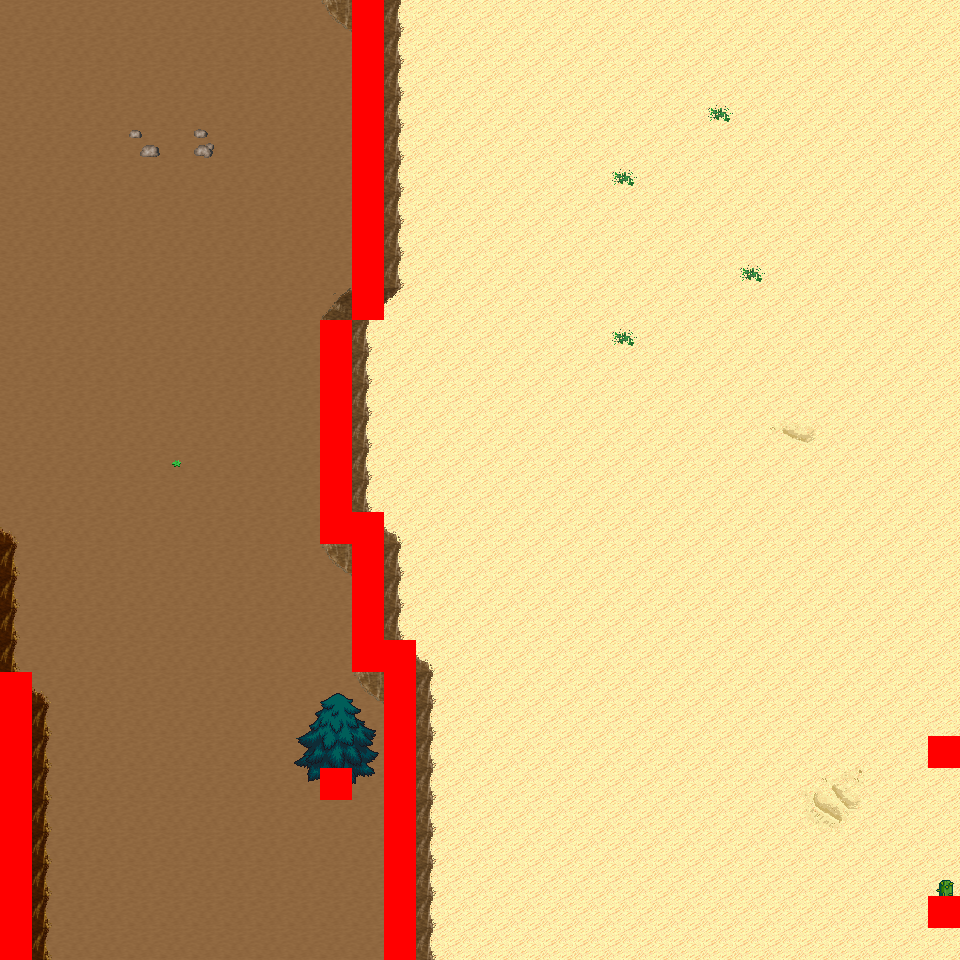

Rendered tile map (Tiled .tmx) drawn with the repository's tilesets; below, a short description and the map source with its tile grids summarised:
An orthogonal 30x30 tile map with 32x32 px tiles, 6 tile layers (Ground, Object, Object2, Above, ...), 12 tilesets and 8 objects (8x mapExit).

<map version="1.0" orientation="orthogonal" renderorder="right-down" width="30" height="30" tilewidth="32" tileheight="32" nextobjectid="9">
  <tileset firstgid="1" name="tileset_logic_collision" tilewidth="32" tileheight="32" tilecount="1" columns="1">
    <image source="../drawable/tileset_logic_collision.png" width="32" height="32" />
  </tileset>
  <tileset firstgid="2" name="tileset_ground_ground" tilewidth="32" tileheight="32" tilecount="33" columns="3">
    <image source="../drawable/tileset_ground_ground.png" width="96" height="352" />
  </tileset>
  <tileset firstgid="35" name="tileset_ground_ridge_earth_pale" tilewidth="32" tileheight="32" tilecount="96" columns="12">
    <image source="../drawable/tileset_ground_ridge_earth_pale.png" width="384" height="256" />
  </tileset>
  <tileset firstgid="131" name="tileset_ground_ridge_earth_dark" tilewidth="32" tileheight="32" tilecount="96" columns="12">
    <image source="../drawable/tileset_ground_ridge_earth_dark.png" width="384" height="256" />
  </tileset>
  <tileset firstgid="227" name="tileset_terrain_desert" tilewidth="32" tileheight="32" tilecount="88" columns="8">
    <image source="../drawable/tileset_terrain_desert.png" width="256" height="352" />
  </tileset>
  <tileset firstgid="315" name="tileset_plant_tree_tree_darkgreen" tilewidth="32" tileheight="32" tilecount="88" columns="8">
    <image source="../drawable/tileset_plant_tree_tree_darkgreen.png" width="256" height="352" />
  </tileset>
  <tileset firstgid="403" name="tileset_ground_rock_pebbles" tilewidth="32" tileheight="32" tilecount="3" columns="1">
    <image source="../drawable/tileset_ground_rock_pebbles.png" width="32" height="96" />
  </tileset>
  <tileset firstgid="406" name="tileset_ground_sand_2" tilewidth="32" tileheight="32" tilecount="15" columns="5">
    <image source="../drawable/tileset_ground_sand_2.png" width="160" height="96" />
  </tileset>
  <tileset firstgid="421" name="tileset_plant_cactus_2" tilewidth="32" tileheight="32" tilecount="10" columns="5">
    <image source="../drawable/tileset_plant_cactus_2.png" width="160" height="64" />
  </tileset>
  <tileset firstgid="431" name="tileset_plant_cactus" tilewidth="32" tileheight="32" tilecount="2" columns="1">
    <image source="../drawable/tileset_plant_cactus.png" width="32" height="64" />
  </tileset>
  <tileset firstgid="433" name="tileset_plant_star_shaped_plants" tilewidth="32" tileheight="32" tilecount="6" columns="2">
    <image source="../drawable/tileset_plant_star_shaped_plants.png" width="64" height="96" />
  </tileset>
  <tileset firstgid="439" name="tileset_plant_tree_evergreen" tilewidth="32" tileheight="32" tilecount="36" columns="3">
    <image source="../drawable/tileset_plant_tree_evergreen.png" width="96" height="384" />
  </tileset>
  <layer name="Ground" width="30" height="30">
    <data>[900 cells, 900 non-empty, 11 distinct tile ids]</data>
  </layer>
  <layer name="Object" width="30" height="30">
    <data>[900 cells, 94 non-empty, 20 distinct tile ids]</data>
  </layer>
  <layer name="Object2" width="30" height="30">
    <data>[900 cells, 0 non-empty, 0 distinct tile ids]</data>
  </layer>
  <layer name="Above" width="30" height="30">
    <data>[900 cells, 11 non-empty, 11 distinct tile ids]</data>
  </layer>
  <layer name="Above2" width="30" height="30">
    <data>[900 cells, 0 non-empty, 0 distinct tile ids]</data>
  </layer>
  <layer name="Walkable" width="30" height="30">
    <data>[900 cells, 44 non-empty, 1 distinct tile ids]</data>
  </layer>
  <objectgroup name="MapEvents">
    <object id="1" name="north" type="mapExit" x="0" y="0" width="352" height="32">
      <properties>
        <property name="map" value="level_0_x2_y95" />
        <property name="x" value="0" />
        <property name="y" value="28" />
      </properties>
    </object>
    <object id="2" name="north2" type="mapExit" x="384" y="0" width="576" height="32">
      <properties>
        <property name="map" value="level_0_x2_y95" />
        <property name="x" value="12" />
        <property name="y" value="28" />
      </properties>
    </object>
    <object id="3" name="south" type="mapExit" x="32" y="928" width="352" height="32">
      <properties>
        <property name="map" value="level_0_x2_y97" />
        <property name="x" value="1" />
        <property name="y" value="1" />
      </properties>
    </object>
    <object id="4" name="south2" type="mapExit" x="416" y="928" width="544" height="32">
      <properties>
        <property name="map" value="level_0_x2_y97" />
        <property name="x" value="13" />
        <property name="y" value="1" />
      </properties>
    </object>
    <object id="5" name="west" type="mapExit" x="0" y="0" width="32" height="672">
      <properties>
        <property name="map" value="level_0_x1_y96" />
        <property name="x" value="28" />
        <property name="y" value="0" />
      </properties>
    </object>
    <object id="6" name="east" type="mapExit" x="928" y="0" width="32" height="736">
      <properties>
        <property name="map" value="level_0_x3_y96" />
        <property name="x" value="1" />
        <property name="y" value="0" />
      </properties>
    </object>
    <object id="7" name="east2" type="mapExit" x="928" y="768" width="32" height="128">
      <properties>
        <property name="map" value="level_0_x3_y96" />
        <property name="x" value="1" />
        <property name="y" value="24" />
      </properties>
    </object>
    <object id="8" name="east3" type="mapExit" x="928" y="928" width="32" height="32">
      <properties>
        <property name="map" value="level_0_x3_y96" />
        <property name="x" value="1" />
        <property name="y" value="29" />
      </properties>
    </object>
  </objectgroup>
</map>
